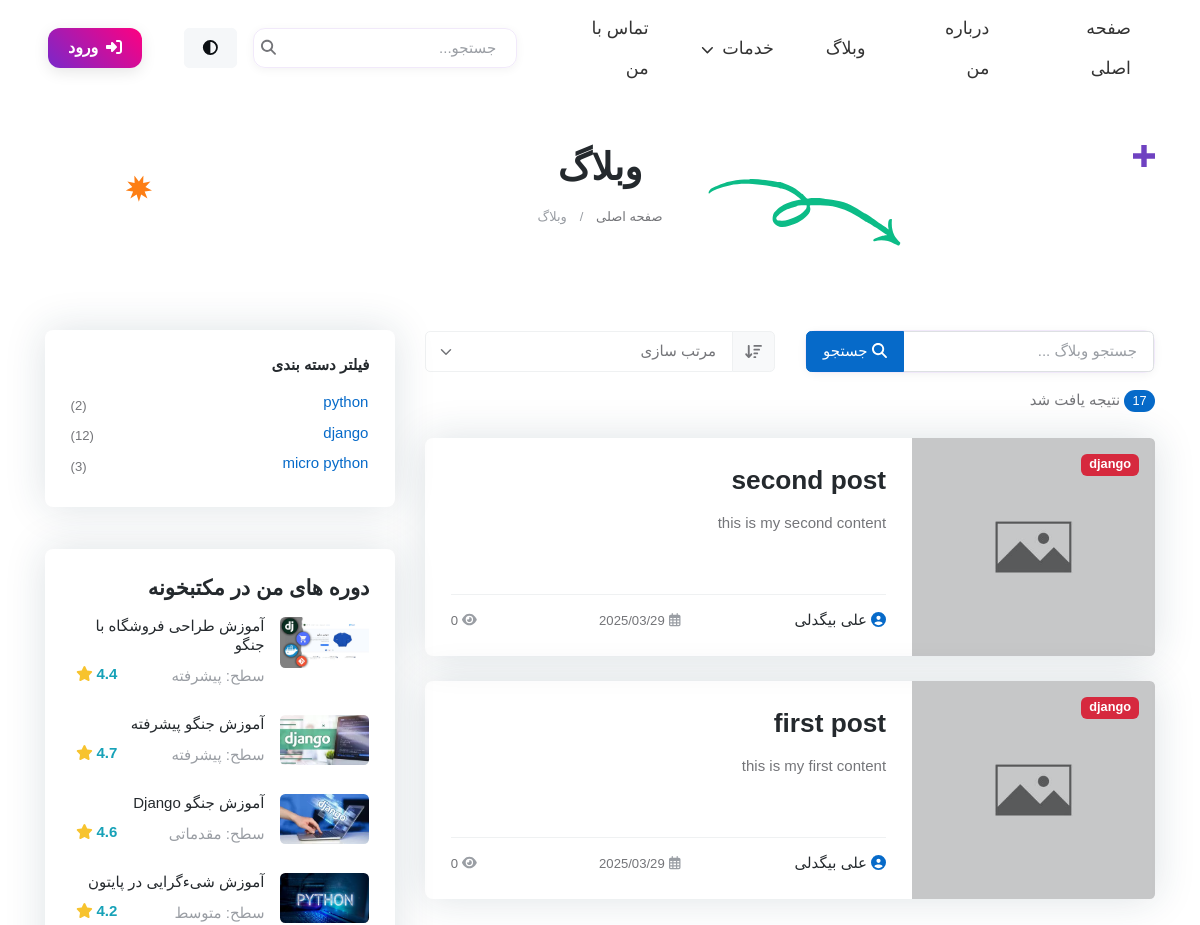
/blog/ (upper part), run on an earlier commit of the app's database.
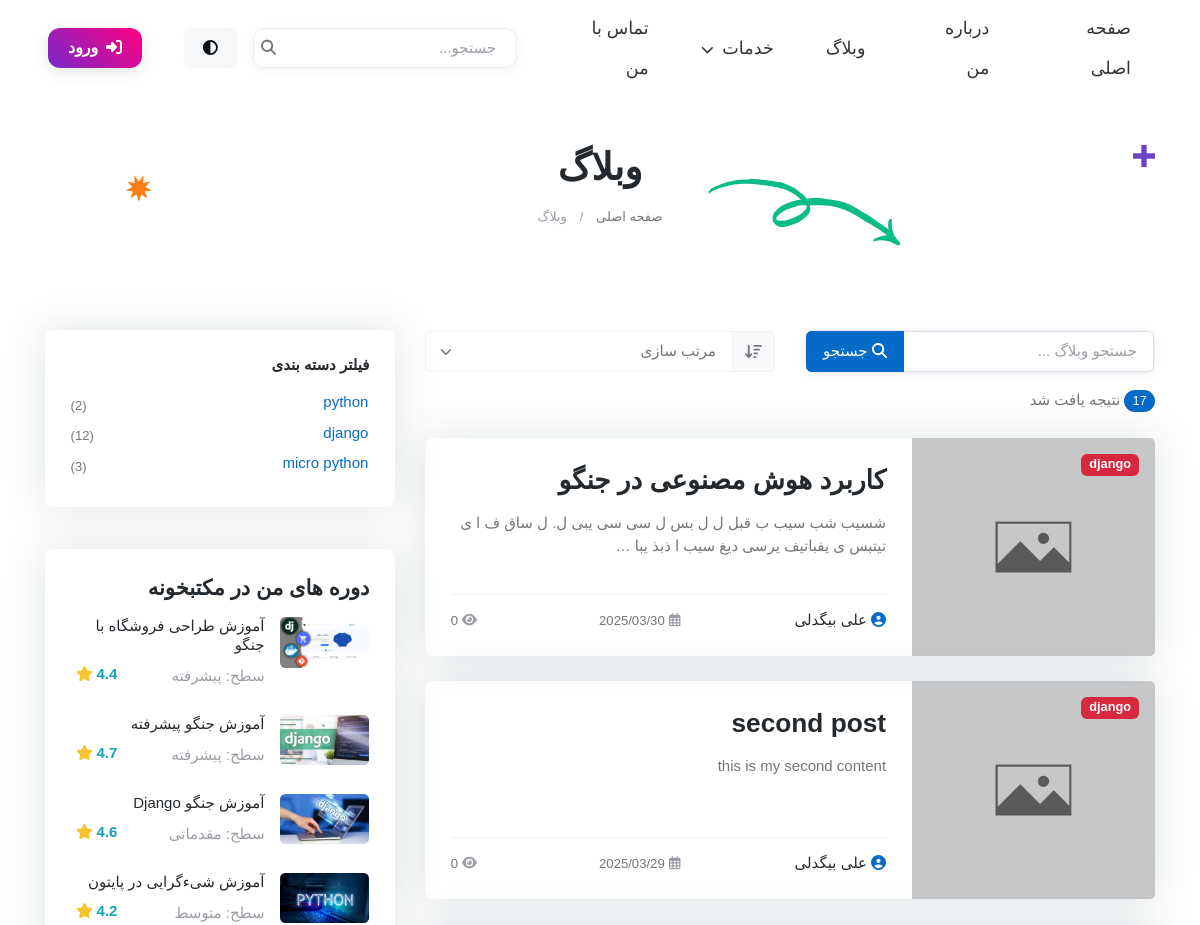
And on a later commit of the database.
### blog/models.py (models this page shows, shortened)
class Post(models.Model):
    author = models.ForeignKey(User, on_delete=models.SET_NULL, null=True, blank=True)
    title = models.CharField(max_length=200 , unique=True )
    slug = models.SlugField(max_length=255, unique=True, null=True, blank=True)
    content = models.TextField()
    image = models.ImageField(upload_to='blog_images/', default='default.jpg')
    category = models.ForeignKey(Category, on_delete=models.CASCADE, null=True, blank=True)
    tags = TaggableManager()
    count_views = models.IntegerField(default=0)
    status = models.BooleanField(default=False)
    publish_at = models.DateTimeField(null=True, blank=True)
    created_at = models.DateTimeField(auto_now_add=True)
    updated_at = models.DateTimeField(auto_now=True)
    login_required = models.BooleanField(default=False)
    class Meta:
        ordering = ['-created_at']
    def save(self, *args, **kwargs):
        if not self.slug:
            self.slug = slugify(self.title)
        super().save(*args, **kwargs)

### blog/views.py (the view)
# urls.py: path('', views.blog, name='blog'),
def blog(request):
    posts = Post.objects.filter(status=True).order_by('-created_at')
    for post in posts:
        if not post.slug or post.slug == '':
            post.slug = slugify(post.title)
            if not post.slug:
                post.slug = f"post-{post.id}"
            post.save()
    return render(request, 'blog/index.html', {'posts': posts})

### templates/blog/index.html (shortened to what this page needs)
{% extends 'base.html' %}
{% load static %}
{% block content %}
    <main>
<section class="py-5">
	<div class="container">
		<div class="row position-relative">
			<figure class="position-absolute top-0 start-0 d-none d-sm-block">
				<svg width="22px" height="22px" viewBox="0 0 22 22" style="transform: scale(-1,1)">
					<polygon class="fill-purple"
						points="22,8.3 13.7,8.3 13.7,0 8.3,0 8.3,8.3 0,8.3 0,13.7 8.3,13.7 8.3,22 13.7,22 13.7,13.7 22,13.7 ">
					</polygon>
				</svg>
			</figure>
			<div class="col-lg-10 mx-auto text-center position-relative">
				<figure class="position-absolute top-50 end-0 translate-middle-y">
				</figure>
				<figure class="position-absolute top-100 start-50 translate-middle mt-3 ms-n9 d-none d-lg-block">
				</figure>
				<h1 class="fs-2">وبلاگ</h1>
				<div class="d-flex justify-content-center position-relative">
					<nav aria-label="breadcrumb">
						<ol class="breadcrumb mb-0">
							<li class="breadcrumb-item"><a href="/">صفحه اصلی</a></li>
							<li class="breadcrumb-item active" aria-current="page"> وبلاگ</li>
						</ol>
					</nav>
				</div>
			</div>
		</div>
	</div>
</section>
<section class="py-5">
	<div class="container">
		<div class="row">
			<div class="col-lg-8 pt-5 pt-lg-0">
				<div class="row mb-4 align-items-center">
					<div class="col-md-6">
						<div class="input-group search-box mb-3">
							<input type="text" class="form-control custom-search-input" placeholder="جستجو وبلاگ ..." aria-label="جستجو وبلاگ" aria-describedby="button-search">
							<button class="btn btn-primary search-btn" type="button" id="button-search">
								<i class="fas fa-search"></i> جستجو
							</button>
						</div>
					</div>
					<div class="col-md-6">
						<div class="input-group sort-box mb-3">
							<label class="input-group-text sort-label" for="inputGroupSort">
								<i class="fas fa-sort-amount-down"></i>
							</label>
							<select class="form-select custom-sort-select" id="inputGroupSort">
								<option selected>مرتب سازی</option>
							</select>
						</div>
					</div>
					<div class="col-12 col-xl-3 d-flex justify-content-between align-items-center mt-3 mt-xl-0">
						<p class="mb-0 text-end result-count"><span class="badge bg-primary rounded-pill">17</span> نتیجه یافت شد</p>
					</div>
				</div>
				<div class="row g-4">
					 {% for post in posts %}
					<div class="col-12">
						<div class="card bg-transparent shadow h-100 transition-hover border-0 hover-translate-y">
							<div class="row g-0">
								<div class="col-lg-4">
									<div class="overflow-hidden rounded-start h-100">
										<img src="{% static 'images/blog/default-blog.jpg' %}" onerror="this.src='https://via.placeholder.com/600x400/6B5BA7/FFFFFF?text=بلاگ'" class="card-img-start h-100 w-100" alt="انتقال پروژه Django از پلتفرم Liara به پلتفرم Hamravesh" loading="lazy" style="object-fit: cover;">
										<div class="bg-overlay bg-dark opacity-2"></div>
										<div class="card-img-overlay d-flex align-items-start p-3">
											<a href="/blog/?category=django" class="badge text-bg-danger fw-bold">django</a>
										</div>
									</div>
								</div>
								<div class="col-lg-8">
									<div class="card-body p-4 h-100 d-flex flex-column">
										<h4 class="card-title fw-semi-bold mb-3"><a class="text-decoration-none stretched-link"
												href="{% if post.slug %}{% url 'blog:blog_single' post.slug %}{% else %}#{% endif %}">{{post.title}}</a></h4>
										<p class="text-truncate-3 mb-3">{{post.content|truncatechars:100}}</p>
										<div class="d-flex justify-content-between align-items-center border-top pt-3 mt-auto">
											<h6 class="mb-0 fw-normal"><a href="#" class="text-reset"><i class="fas fa-user-circle me-1 text-primary"></i>علی بیگدلی</a>
											</h6>
											<span class="small me-2"><i class="far fa-calendar-alt text-secondary me-1"></i>{{post.created_at|date:"Y/m/d"}}</span>
											<span class="small"><i class="fas fa-eye text-secondary me-1"></i>{{post.count_views}}</span>
										</div>
									</div>
								</div>
							</div>
						</div>
					</div>
					{% endfor %}
				</div>
			</div>
			<div class="col-lg-4 pt-5 pt-lg-0">
				<div class="col-md-6 col-lg-12 mb-3">
					<div class="offcanvas-lg offcanvas-end" tabindex="-1" id="offcanvasSidebar">
						<div class="offcanvas-body p-3 p-lg-0">
							<div class="card card-body shadow p-4 mb-4">
								<h4 class="mb-3 fs-6">فیلتر دسته بندی</h4>
								<div class="col-12">
									<div class="d-flex justify-content-between align-items-center">
										<div>
											<label for="flexCheckDefault">
												<button class="btn btn-link p-0" onclick="addOrEditCategory('python')">
													python
												</button>
											</label>
										</div>
										<span class="small">(2)</span>
									</div>
									<div class="d-flex justify-content-between align-items-center">
										<div>
											<label for="flexCheckDefault">
												<button class="btn btn-link p-0" onclick="addOrEditCategory('django')">
													django
												</button>
											</label>
										</div>
										<span class="small">(12)</span>
									</div>
									<div class="d-flex justify-content-between align-items-center">
										<div>
											<label for="flexCheckDefault">
												<button class="btn btn-link p-0" onclick="addOrEditCategory('micro-python')">
													micro python
												</button>
											</label>
										</div>
										<span class="small">(3)</span>
									</div>
								</div>
							</div>
						</div>
					</div>
				</div>
				<div class="col-md-6 col-lg-12 pb-4">
<div class="card card-body shadow p-4 ">
    <h4 class="mb-3 fs-5">دوره های من در مکتبخونه</h4>
    <div class="row gx-3 mb-3">
        <div class="col-4">
            <img class="rounded" src="{% static 'images/maktabkhooneh/django-ecommerce.webp' %}" alt=""  loading="lazy">
        </div>
        <div class="col-8">
            <h6 class="mb-0 fw-normal"><a href="https://maktabkhooneh.org/course/%D8%A2%D9%85%D9%88%D8%B2%D8%B4-%D8%B7%D8%B1%D8%A7%D8%AD%DB%8C-%D9%81%D8%B1%D9%88%D8%B4%DA%AF%D8%A7%D9%87-%D8%AC%D9%86%DA%AF%D9%88-mk5631/?v=1&affiliate_code=eYrbPz" target="_blank">آموزش
                    طراحی فروشگاه با جنگو
                </a>
            </h6>
            <ul class="list-group list-group-borderless mt-1 d-flex justify-content-between">
                <li class="list-group-item px-0 d-flex justify-content-between">
                    <span class="text-secondary">سطح: پیشرفته</span>
                    <span class="h6 text-info">4.4<i class="fas fa-star text-warning ms-1"></i></span>
                </li>
            </ul>
        </div>
    </div>
    <div class="row gx-3 mb-3">
        <div class="col-4">
            <img class="rounded" src="{% static 'images/maktabkhooneh/django-advanced.webp' %}" alt=""  loading="lazy">
        </div>
        <div class="col-8">
            <h6 class="mb-0 fw-normal"><a
                    href="https://maktabkhooneh.org/course/%D8%A2%D9%85%D9%88%D8%B2%D8%B4-%D8%AC%D9%86%DA%AF%D9%88-%D9%BE%DB%8C%D8%B4%D8%B1%D9%81%D8%AA%D9%87-mk1438/?v=1&affiliate_code=eYrbPz"
                    target="_blank">آموزش جنگو پیشرفته
                </a>
            </h6>
            <ul class="list-group list-group-borderless mt-1 d-flex justify-content-between">
                <li class="list-group-item px-0 d-flex justify-content-between">
                    <span class="text-secondary">سطح: پیشرفته</span>
                    <span class="h6 text-info">4.7<i class="fas fa-star text-warning ms-1"></i></span>
                </li>
            </ul>
        </div>
    </div>
    <div class="row gx-3 mb-3">
        <div class="col-4">
            <img class="rounded" src="{% static 'images/maktabkhooneh/django.webp' %}" alt=""  loading="lazy">
        </div>
        <div class="col-8">
            <h6 class="mb-0 fw-normal"><a
                    href="https://maktabkhooneh.org/course/%D8%A2%D9%85%D9%88%D8%B2%D8%B4-%D8%AC%D9%86%DA%AF%D9%88-mk1287/?v=1&affiliate_code=eYrbPz"
                    target="_blank">آموزش جنگو Django</a>
            </h6>
            <ul class="list-group list-group-borderless mt-1 d-flex justify-content-between">
                <li class="list-group-item px-0 d-flex justify-content-between">
                    <span class="text-secondary">سطح: مقدماتی</span>
                    <span class="h6 text-info">4.6<i class="fas fa-star text-warning ms-1"></i></span>
                </li>
            </ul>
        </div>
    </div>
    <div class="row gx-3 mb-3">
        <div class="col-4">
            <img class="rounded" src="{% static 'images/maktabkhooneh/python-oop.jpg' %}" alt=""  loading="lazy">
        </div>
        <div class="col-8">
            <h6 class="mb-0 fw-normal"><a
                    href="https://maktabkhooneh.org/course/%D8%B4%DB%8C%D8%A1-%DA%AF%D8%B1%D8%A7%DB%8C%DB%8C-%D9%BE%D8%A7%DB%8C%D8%AA%D9%88%D9%86-mk2032/?v=1&affiliate_code=eYrbPz"
                    target="_blank">آموزش شی‌ءگرایی در پایتون</a>
            </h6>
            <ul class="list-group list-group-borderless mt-1 d-flex justify-content-between">
                <li class="list-group-item px-0 d-flex justify-content-between">
                    <span class="text-secondary">سطح: متوسط</span>
                    <span class="h6 text-info">4.2<i class="fas fa-star text-warning ms-1"></i></span>
                </li>
            </ul>
        </div>
    </div>
</div>
				</div>
			</div>
</section>
    </main>
</body>
</html>
{% endblock %}

### templates/base.html (shortened to what this page needs)
{% load static %}
<!DOCTYPE html>
<html lang="fa" class="page-dir-rtl"  itemscope itemtype="https://schema.org/None" >
<head  prefix="og: http://ogp.me/ns#">
    <link rel="stylesheet" href="{% static 'CACHE/css/output.004c4f90511e.css' %}" type="text/css">
<link rel="stylesheet" href="{% static 'vendor/font-awesome/css/all.min.css' %}">
</head>
<body>
    <header class="navbar-light navbar-sticky header-static">
        <link rel="stylesheet" href="https://cdnjs.cloudflare.com/ajax/libs/font-awesome/6.5.1/css/all.min.css">
<nav class="navbar navbar-expand-xl">
    <div class="container-fluid px-3 px-xl-5">
        <div class="navbar-collapse w-100 collapse" id="navbarCollapse">
            <ul class="navbar-nav navbar-nav-scroll me-auto main-menu">
                <li class="nav-item"><a class="nav-link menu-item" href="{% url 'main_core:index' %}">صفحه اصلی</a></li>
                <li class="nav-item"><a class="nav-link menu-item" href="{% url 'main_core:about' %}">درباره من</a></li>
                <li class="nav-item"><a class="nav-link menu-item" href="{% url 'blog:blog' %}">وبلاگ</a></li>
               <li class="nav-item dropdown">
                    <a class="nav-link dropdown-toggle menu-item" href="#" id="servicesDropdown" role="button" data-bs-toggle="dropdown" aria-expanded="false">
                        خدمات <i class="fas fa-chevron-down ms-1" style="font-size: 0.8rem;"></i>
                    </a>
                </li>
                <li class="nav-item"><a class="nav-link menu-item" href="/contact-me">تماس با من</a></li>
            </ul>
            <div class="nav my-3 my-xl-0 px-4 flex-nowrap align-items-center">
                <div class="nav-item w-100">
                    <form class="position-relative" action="/blog/">
                        <input class="form-control pe-5 bg-transparent search-box" type="search" placeholder=" جستجو..."
                            aria-label="Search" name="q">
                        <button
                            class="bg-transparent p-2 position-absolute top-50 end-0 translate-middle-y border-0 text-primary-hover text-reset search-button"
                            type="submit">
                            <i class="fas fa-search fs-6 "></i>
                        </button>
                    </form>
                </div>
                <div class="dropdown">
                    <button class="btn btn-light mx-3 mb-0" id="bd-theme" type="button" aria-expanded="false"
                        data-bs-toggle="dropdown" data-bs-display="static">
                        <svg xmlns="http://www.w3.org/2000/svg" width="14" height="14" fill="currentColor"
                            class="fa fa-adjust fa-fw theme-icon-active" viewBox="0 0 16 16">
                            <path d="M8 15A7 7 0 1 0 8 1v14zm0 1A8 8 0 1 1 8 0a8 8 0 0 1 0 16z"></path>
                            <use href="#"></use>
                        </svg>
                    </button>
                </div>
            </div>
        </div>
        <div class="dropdown ms-1 ms-lg-0">
            <div class="d-flex">
                <a class="btn login-button mb-0" href="/accounts/login/"><i
                        class="fas fa-sign-in-alt me-2"></i>ورود</a>
            </div>
        </div>
    </div>
</nav>
    </header>
    <main>
        {% block content %}{% endblock %}
</body>
</html>

What changed in the data, as far as the page shows it:
no longer on this page (row edited): Post: title "first post", content "this is my first content", created_at "2025/03/29", count_views "0"
added Post: title "کاربرد هوش مصنوعی در جنگو", content "شسیب شب سیب ب قبل ل ل بس ل سی سی یبی ل. ل ساق ف ا ی تیتبس ی یفباتیف یرسی دیغ سیب ا ذبذ یبا …", created_at "2025/03/30", count_views "0"
